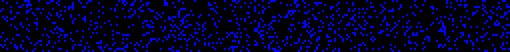
#> input picture EncryptDecrypt/ToBeSent for Decryption/P.png, 255 x 26 px (shown 2 times larger); the run also reads 1 picture not shown here
$ jupyter execute --allow-errors Decryption.ipynb
#> lines starting #> are read from the running program, lines starting #| are printed output that depends on the picture; after the words box and inside, x2 and y2 are one past the last pixel; in counts of white or black regions, pixels touching at a corner belong together
#> (a cell that did not finish here is left out)

[cell 2]
import base64

[cell 3]
import numpy as np
import cv2

[cell 4]
P = cv2.imread('ToBeSent for Decryption/P.png')
#> P is the input picture: shape (26, 255, 3); mean B, G, R 40.8, 1, 1
R = cv2.imread('ToBeSent for Decryption/R.png')

[cell 5]
h = np.shape(P)[0]
#> h = 26
w = np.shape(P)[1]
#> w = 255

[cell 6]
CK = np.ones((h,w,1), dtype = 'uint8')

[cell 7]
for i in range(h):
    for j in range(w):
        ck = P[i][j][0] ^ R[i][j][0]
        CK[i][j][0] = ck
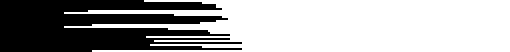
#> CK: shape (26, 255, 1) (shown 2 times larger); values 0 (black) and 1 (white), 65.1% white; 1 black region, box (x1, y1, x2, y2) and area: (0, 0, 121, 26) 2311

[cell 8]
K1 = []
for i in range(len(CK)):
    K1.append(0)
#> this loop made 26 passes
#> after the loop, K1 = 26 values from 0 to 0

[cell 9]
for i in range(len(CK)):
    count = 0
    for j in range(len(CK[i])):
        if CK[i][j][0] == 0:
            count += 1
    K1[i] = chr(count)
#> after the loop, K1 = 26 items, first 6: 'H', 'e', 'l', 'l', 'o', ','

[cell 10]
K1 = "".join(K1)

[cell 11]
K1
#> Out = 'Hello, World. ThisIsMyKey.'

[cell 12]
import hashlib
SK1 = hashlib.sha256(K1.encode())

print("The hexadecimal equivalent of SHA256 is : ")
print(SK1.hexdigest())
#| fd9c19f47a75d66361a93af14fb98d9419794da15d9244dffaf2b4835d57efdf

[cell 13]
# AES 256 in OFB mode:
from Crypto.Cipher import AES
from Crypto.Random import new as Random
from hashlib import sha256
from base64 import b64encode,b64decode

class AESCipher:
    def __init__(self,data,key):
        self.block_size = 16
        self.data = data
        self.key = sha256(key.encode()).digest()[:32]
        self.pad = lambda s: s + (self.block_size - len(s) % self.block_size) * chr (self.block_size - len(s) % self.block_size)
        self.unpad = lambda s: s[:-ord(s[len(s) - 1:])]

    def decrypt(self):
        cipher_text = b64decode(self.data.encode())
        iv = cipher_text[:self.block_size]
        cipher = AES.new(self.key,AES.MODE_OFB,iv)
        return self.unpad(cipher.decrypt(cipher_text[self.block_size:])).decode()

[cell 14]
import pandas as pd

[cell 15]
xdf = pd.DataFrame(columns = ['1','2'])
a = []
b = []
for i in P:
    k = 0
    n1 = []
    n2 = []
    for j in i:
        if k%2==0:
            n1.append(np.sum(j))
        else:
            n2.append(np.sum(j))
        k += 1
    a.append(sum(n1))
    b.append(sum(n2))
#> after the loop, a = 26 values, max 6678 at index 18, min 3638 at index 7, mean 5375.9; b = 26 values, max 7436 at index 24, min 3122 at index 9, mean 5541.2
xdf['1'] = a
xdf['2'] = b

[cell 16]
ydf = pd.DataFrame(columns = ['1','2'])
a = []
b = []
for i in R:
    k = 0
    n1 = []
    n2 = []
    for j in i:
        if k%2==0:
            n1.append(np.sum(j))
        else:
            n2.append(np.sum(j))
        k += 1
    a.append(sum(n1))
    b.append(sum(n2))
#> after the loop, a = 26 values, max 6647 at index 18, min 3586 at index 7, mean 5337.5; b = 26 values, max 7415 at index 24, min 3084 at index 9, mean 5501.7
ydf['1'] = a
ydf['2'] = b

[cell 17]
from sklearn.linear_model import LinearRegression

[cell 18]
LRmodel = LinearRegression()
LRmodel.fit(xdf,ydf)

[cell 19]
zdf = pd.DataFrame(columns = ['1','2'])
a = []
b = []
for i in CK:
    k = 0
    n1 = []
    n2 = []
    for j in i:
        if k%2==0:
            n1.append(np.sum(j))
        else:
            n2.append(np.sum(j))
        k += 1
    a.append(sum(n1))
    b.append(sum(n2))
#> after the loop, a = 26 values, max 112 at index 6, min 67 at index 21, mean 83.31; b = 26 values, max 111 at index 6, min 67 at index 21, mean 82.81
zdf['1'] = a
zdf['2'] = b

[cell 20]
predict = LRmodel.predict([[sum(zdf['1']),sum(zdf['2'])]])

[cell 21]
x = round(predict[0][0])%26
y = round(predict[0][1])%26

#> (a cell that did not finish here is left out)

[cell 23]
txt = []
#> (the rest of this cell did not finish here and is left out)

[cell 24]
text = ""
for t in txt:
    text += chr(t)

#> (a cell that did not finish here is left out)
